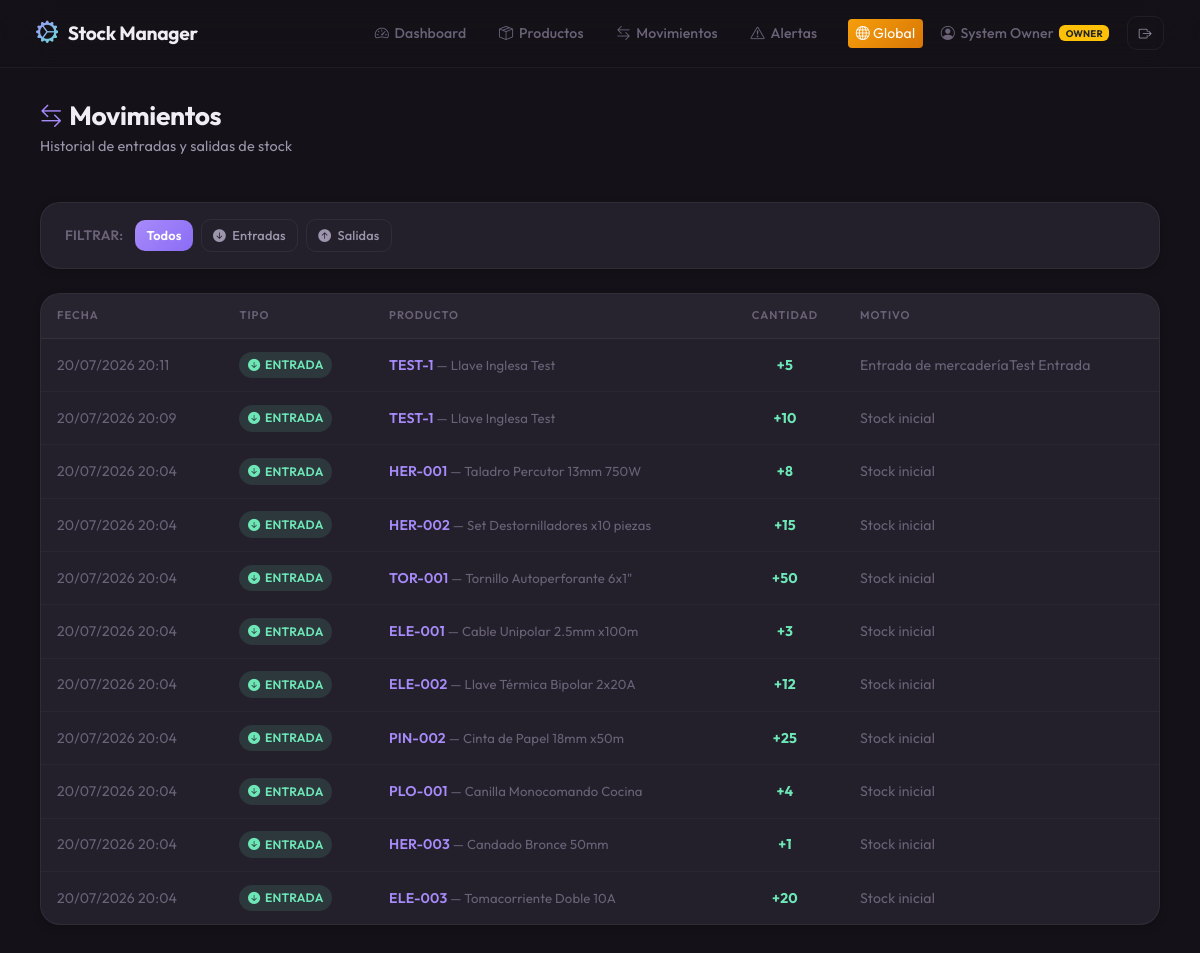
The app's page /movimientos (signed in) with its own data.
### app/models/usuario.py (models this page shows, shortened)
class Usuario(UserMixin, db.Model):
    __tablename__ = 'usuarios'
    id = db.Column(db.Integer, primary_key=True)
    nombre = db.Column(db.String(100), nullable=False)
    email = db.Column(db.String(120), unique=True, nullable=False)
    password_hash = db.Column(db.String(256), nullable=False)
    rol = db.Column(db.String(50), default='Operador')
    activo = db.Column(db.Boolean, default=True)
    fecha_creacion = db.Column(db.DateTime, default=datetime.utcnow)
    ultimo_login = db.Column(db.DateTime, nullable=True)
    empresa_id = db.Column(db.Integer, db.ForeignKey('empresas.id'), nullable=True, index=True)

### app/models/movimiento.py (models this page shows)
class Movimiento(db.Model):
    __tablename__ = 'movimientos'
    id = db.Column(db.Integer, primary_key=True)
    producto_id = db.Column(db.Integer, db.ForeignKey('productos.id'), nullable=False)
    tipo = db.Column(db.String(20), nullable=False)  # 'ENTRADA' or 'SALIDA'
    cantidad = db.Column(db.Integer, nullable=False)
    fecha = db.Column(db.DateTime, default=datetime.utcnow)
    motivo = db.Column(db.String(200))
    empresa_id = db.Column(db.Integer, db.ForeignKey('empresas.id'), nullable=True, index=True)

### app/models/producto.py (models this page shows, shortened)
class Producto(db.Model):
    __tablename__ = 'productos'
    id = db.Column(db.Integer, primary_key=True)
    codigo = db.Column(db.String(50), nullable=False, index=True)
    codigo_barras = db.Column(db.String(50), index=True)
    nombre = db.Column(db.String(200), nullable=False)
    descripcion = db.Column(db.Text)
    marca = db.Column(db.String(100))
    categoria_id = db.Column(db.Integer, db.ForeignKey('categorias.id'))
    subcategoria_id = db.Column(db.Integer, db.ForeignKey('subcategorias.id'))
    proveedor = db.Column(db.String(150))
    costo = db.Column(db.Float, default=0.0)
    precio = db.Column(db.Float, default=0.0)
    stock = db.Column(db.Integer, default=0)
    stock_minimo = db.Column(db.Integer, default=5)
    ubicacion = db.Column(db.String(100))
    estado = db.Column(db.String(20), default='activo')
    observaciones = db.Column(db.Text)
    fecha_creacion = db.Column(db.DateTime, default=datetime.utcnow)
    fecha_actualizacion = db.Column(db.DateTime, default=datetime.utcnow, onupdate=datetime.utcnow)
    empresa_id = db.Column(db.Integer, db.ForeignKey('empresas.id'), nullable=True, index=True)
    movimientos = db.relationship('Movimiento', backref='producto', lazy='dynamic', cascade='all, delete-orphan')
    __table_args__ = (
        db.UniqueConstraint('codigo', 'empresa_id', name='uix_producto_codigo_empresa'),
        db.UniqueConstraint('codigo_barras', 'empresa_id', name='uix_producto_codigo_barras_empresa'),
    )

### app/routes/movimientos.py (the view)
@movimientos_bp.route('/movimientos')
@login_required
def movimientos_lista():
    page = request.args.get('page', 1, type=int)
    tipo_filtro = request.args.get('tipo', '').strip().upper()
    per_page = 30
    empresa_id = get_empresa_id()
    query = Movimiento.query.filter_by(empresa_id=empresa_id)
    if tipo_filtro in ['ENTRADA', 'SALIDA']:
        query = query.filter(Movimiento.tipo == tipo_filtro)
    movimientos = query.order_by(Movimiento.fecha.desc()).paginate(page=page, per_page=per_page)
    return render_template('movimientos.html',
                           movimientos=movimientos,
                           tipo_filtro=tipo_filtro)

### app/utils/security.py (called while the page is built)
def get_empresa_id():
    if not current_user.is_authenticated:
        abort(401)
    if current_user.rol == 'SuperAdmin':
        return current_user.empresa_id
    if not current_user.empresa_id:
        abort(403, description='El usuario no tiene una empresa asignada.')
    return current_user.empresa_id

### app/templates/movimientos.html (shortened to what this page needs)
{% extends "base.html" %}
{% block content %}
<div class="page-header d-flex flex-wrap justify-content-between align-items-start gap-3">
    <div>
        <h1><i class="bi bi-arrow-left-right text-accent-blue"></i> Movimientos</h1>
        <p class="subtitle">Historial de entradas y salidas de stock</p>
    </div>
</div>
<div class="card-glass mb-4">
    <div class="card-body py-3">
        <div class="d-flex gap-2 flex-wrap align-items-center">
            <span class="text-muted-custom me-1" style="font-size: 0.85rem; font-weight: 600;">FILTRAR:</span>
            <a href="{{ url_for('movimientos_bp.movimientos_lista') }}"
               class="{% if not tipo_filtro %}btn-primary-custom{% else %}btn-outline-custom{% endif %} btn-sm-custom">
                Todos
            </a>
            <a href="{{ url_for('movimientos_bp.movimientos_lista', tipo='ENTRADA') }}"
               class="{% if tipo_filtro == 'ENTRADA' %}btn-success-custom{% else %}btn-outline-custom{% endif %} btn-sm-custom">
                <i class="bi bi-arrow-down-circle-fill"></i> Entradas
            </a>
            <a href="{{ url_for('movimientos_bp.movimientos_lista', tipo='SALIDA') }}"
               class="{% if tipo_filtro == 'SALIDA' %}btn-warning-custom{% else %}btn-outline-custom{% endif %} btn-sm-custom">
                <i class="bi bi-arrow-up-circle-fill"></i> Salidas
            </a>
        </div>
    </div>
</div>
<div class="card-glass">
    <div class="card-body p-0">
        {% if movimientos.items %}
        <div class="table-responsive-custom">
            <table class="table-dark-custom">
                <thead>
                    <tr>
                        <th>Fecha</th>
                        <th>Tipo</th>
                        <th>Producto</th>
                        <th class="text-center">Cantidad</th>
                        <th>Motivo</th>
                    </tr>
                </thead>
                <tbody>
                    {% for m in movimientos.items %}
                    <tr>
                        <td class="text-muted-custom" style="white-space: nowrap;">
                            {{ m.fecha.strftime('%d/%m/%Y %H:%M') }}
                        </td>
                        <td>
                            <span class="mov-badge {{ m.tipo|lower }}">
                                {% if m.tipo == 'ENTRADA' %}
                                    <i class="bi bi-arrow-down-circle-fill"></i>
                                {% else %}
                                    <i class="bi bi-arrow-up-circle-fill"></i>
                                {% endif %}
                                {{ m.tipo }}
                            </span>
                        </td>
                        <td>
                            <a href="{{ url_for('productos_bp.producto_detalle', id=m.producto_id) }}"
                               class="text-decoration-none text-accent-blue fw-600">
                                {{ m.producto.codigo }}
                            </a>
                            <span class="text-muted-custom" style="font-size: 0.82rem;"> — {{ m.producto.nombre }}</span>
                        </td>
                        <td class="text-center">
                            <strong>
                                {% if m.tipo == 'ENTRADA' %}
                                    <span class="text-accent-green">+{{ m.cantidad }}</span>
                                {% else %}
                                    <span class="text-accent-orange">-{{ m.cantidad }}</span>
                                {% endif %}
                            </strong>
                        </td>
                        <td class="text-muted-custom">{{ m.motivo }}</td>
                    </tr>
                    {% endfor %}
                </tbody>
            </table>
        </div>
        {% endif %}
    </div>
</div>
{% endblock %}

### app/templates/base.html (shortened to what this page needs)
<!DOCTYPE html>
<html lang="es" data-bs-theme="dark">
<head>
    <link href="https://cdn.jsdelivr.net/npm/bootstrap@5.3.3/dist/css/bootstrap.min.css" rel="stylesheet">
    <link href="https://cdn.jsdelivr.net/npm/bootstrap-icons@1.11.3/font/bootstrap-icons.min.css" rel="stylesheet">
    <link href="{{ url_for('static', filename='css/style.css') }}" rel="stylesheet">
</head>
<body>
    <nav class="navbar navbar-expand-lg navbar-custom">
        <div class="container-fluid">
            <a class="navbar-brand" href="{{ url_for('dashboard_bp.dashboard') }}">
                <span class="brand-icon"><i class="bi bi-gear-wide-connected"></i></span>
                Stock Manager
            </a>
            <div class="collapse navbar-collapse" id="navbarNav">
                <ul class="navbar-nav ms-auto gap-1">
                    <li class="nav-item">
                        <a class="nav-link {% if request.endpoint == 'dashboard' %}active{% endif %}"
                           href="{{ url_for('dashboard_bp.dashboard') }}">
                            <i class="bi bi-speedometer2"></i> Dashboard
                        </a>
                    </li>
                    <li class="nav-item">
                        <a class="nav-link {% if request.endpoint and 'producto' in request.endpoint %}active{% endif %}"
                           href="{{ url_for('productos_bp.productos_lista') }}">
                            <i class="bi bi-box-seam"></i> Productos
                        </a>
                    </li>
                    <li class="nav-item">
                        <a class="nav-link {% if request.endpoint == 'movimientos_lista' %}active{% endif %}"
                           href="{{ url_for('movimientos_bp.movimientos_lista') }}">
                            <i class="bi bi-arrow-left-right"></i> Movimientos
                        </a>
                    </li>
                    <li class="nav-item">
                        <a class="nav-link {% if request.endpoint == 'alertas' %}active{% endif %}"
                           href="{{ url_for('dashboard_bp.alertas') }}">
                            <i class="bi bi-exclamation-triangle"></i> Alertas
                        </a>
                    </li>
                </ul>
                {% if current_user.is_authenticated %}
                <div class="d-flex align-items-center gap-2 ms-lg-3 mt-2 mt-lg-0">
                    {% if current_user.rol == 'SuperAdmin' %}
                    <a href="{{ url_for('superadmin_bp.empresas_lista') }}" class="btn btn-sm" style="background: linear-gradient(135deg, #f59e0b, #d97706); border: none; color: white;">
                        <i class="bi bi-globe"></i> Global
                    </a>
                    {% endif %}
                    <span class="nav-link" style="cursor: default; padding: 0.4rem 0.6rem !important;">
                        <i class="bi bi-person-circle"></i>
                        <span class="d-none d-md-inline">{{ current_user.nombre }}</span>
                        {% if current_user.rol == 'Administrador' %}
                            <span class="badge" style="background: var(--accent-primary-glow); color: var(--accent-primary); font-size: 0.6rem; vertical-align: middle;">ADMIN</span>
                        {% elif current_user.rol == 'Supervisor' %}
                            <span class="badge" style="background: rgba(14, 165, 233, 0.1); color: #38bdf8; font-size: 0.6rem; vertical-align: middle;">SUPER</span>
                        {% elif current_user.rol == 'SuperAdmin' %}
                            <span class="badge bg-warning text-dark" style="font-size: 0.6rem; vertical-align: middle;">OWNER</span>
                        {% endif %}
                    </span>
                    <a href="{{ url_for('auth_bp.logout') }}" class="btn-outline-custom btn-sm-custom" title="Cerrar sesión">
                        <i class="bi bi-box-arrow-right"></i>
                    </a>
                </div>
                {% endif %}
            </div>
        </div>
    </nav>
    <div class="main-content" style="padding-bottom: 0;">
    </div>
    <div class="main-content fade-in" style="padding-top: 0;">
        {% block content %}{% endblock %}
    </div>
</body>
</html>

### records on screen
Usuario: nombre "System Owner"
Movimiento: fecha "20/07/2026 20:11", tipo "ENTRADA", producto.codigo "TEST-1", producto.nombre "Llave Inglesa Test", cantidad "5", motivo "Entrada de mercaderíaTest Entrada"
Movimiento: fecha "20/07/2026 20:09", tipo "ENTRADA", producto.codigo "TEST-1", producto.nombre "Llave Inglesa Test", cantidad "10", motivo "Stock inicial"
Movimiento: fecha "20/07/2026 20:04", tipo "ENTRADA", producto.codigo "HER-001", producto.nombre "Taladro Percutor 13mm 750W", cantidad "8", motivo "Stock inicial"
Movimiento: fecha "20/07/2026 20:04", tipo "ENTRADA", producto.codigo "HER-002", producto.nombre "Set Destornilladores x10 piezas", cantidad "15", motivo "Stock inicial"
Movimiento: fecha "20/07/2026 20:04", tipo "ENTRADA", producto.codigo "TOR-001", producto.nombre "Tornillo Autoperforante 6x1\"", cantidad "50", motivo "Stock inicial"
Movimiento: fecha "20/07/2026 20:04", tipo "ENTRADA", producto.codigo "ELE-001", producto.nombre "Cable Unipolar 2.5mm x100m", cantidad "3", motivo "Stock inicial"
Movimiento: fecha "20/07/2026 20:04", tipo "ENTRADA", producto.codigo "ELE-002", producto.nombre "Llave Térmica Bipolar 2x20A", cantidad "12", motivo "Stock inicial"
Movimiento: fecha "20/07/2026 20:04", tipo "ENTRADA", producto.codigo "PIN-002", producto.nombre "Cinta de Papel 18mm x50m", cantidad "25", motivo "Stock inicial"
Movimiento: fecha "20/07/2026 20:04", tipo "ENTRADA", producto.codigo "PLO-001", producto.nombre "Canilla Monocomando Cocina", cantidad "4", motivo "Stock inicial"
Movimiento: fecha "20/07/2026 20:04", tipo "ENTRADA", producto.codigo "HER-003", producto.nombre "Candado Bronce 50mm", cantidad "1", motivo "Stock inicial"
Movimiento: fecha "20/07/2026 20:04", tipo "ENTRADA", producto.codigo "ELE-003", producto.nombre "Tomacorriente Doble 10A", cantidad "20", motivo "Stock inicial"
